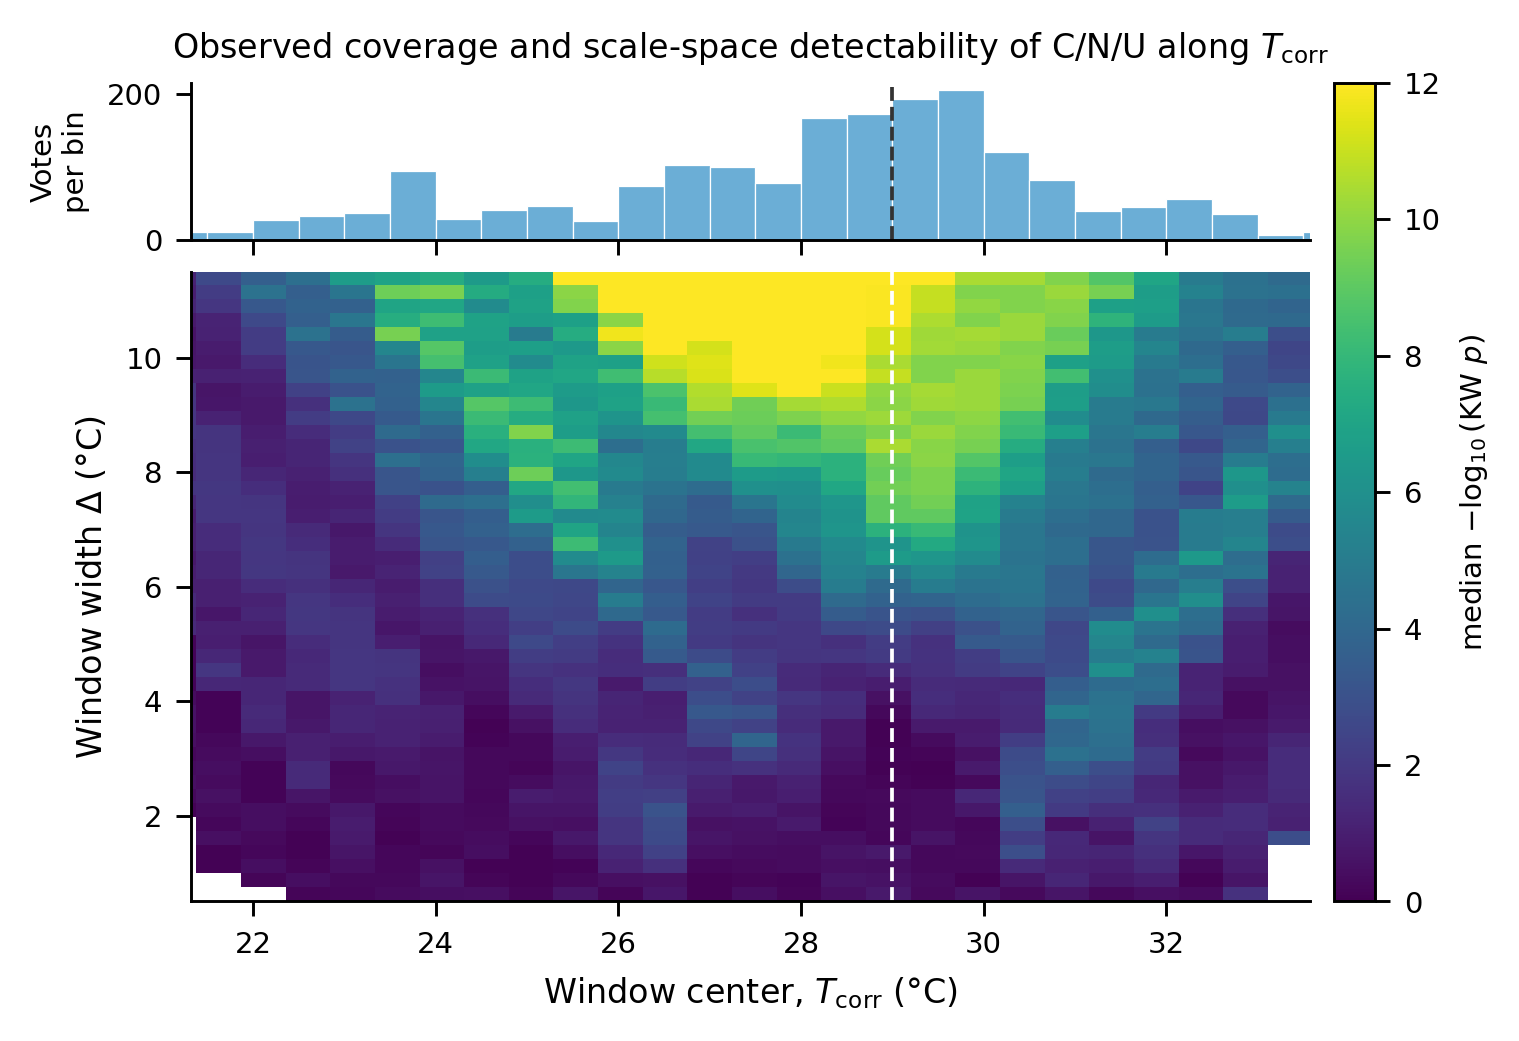

The Python source for this figure:
"""FA1 (appendix) - Scale-space map of comfort-class statistical detectability along T_corr.
Top: observed coverage (votes per bin). Bottom: median -log10(Kruskal-Wallis p) over the
(window width Delta, window center) plane for the 3-state comfort space (C/N/U), using
multi-offset tiling (25 offsets per Delta) to remove bin-edge artefacts.
Dashed line at 29 C. Caption must note the coverage confound. PNG 300dpi + PDF."""
import numpy as np
import pandas as pd
from scipy import stats
import matplotlib.pyplot as plt
from matplotlib import gridspec
from _common import load, set_style, save, CM

set_style()
df = load()

XCOL = "T_corr"
STATE = "state3"
order3 = ["comfortable", "neutral", "uncomfortable"]
MIN_N, MIN_CLASS_N, N_OFFSETS = 30, 3, 25
DELTA_MIN, DELTA_STEP, DELTA_MAX = 0.5, 0.25, 12.0
CENTER_BIN = DELTA_STEP * 2
CLIP_P = 1e-12

x = pd.to_numeric(df[XCOL], errors="coerce")
lab = df[STATE]
mask = x.notna() & lab.notna()
x = x[mask].values
lab = lab[mask].values
xmin, xmax = x.min(), x.max()
xr = xmax - xmin

deltas = np.arange(DELTA_MIN, min(0.95 * xr, DELTA_MAX) + 1e-6, DELTA_STEP)

rows = []
for D in deltas:
    for off in np.linspace(0, D, N_OFFSETS, endpoint=False):
        edges = np.arange(xmin - D + off, xmax + 2 * D, D)
        idx = np.digitize(x, edges)
        for b in np.unique(idx):
            m = idx == b
            n = int(m.sum())
            if n < MIN_N:
                continue
            sub_lab = lab[m]; sub_x = x[m]
            groups = [sub_x[sub_lab == c] for c in order3]
            groups = [g for g in groups if len(g) >= MIN_CLASS_N]
            if len(groups) < 2:
                continue
            center = 0.5 * (edges[b - 1] + edges[b]) if 0 < b < len(edges) else np.nan
            try:
                H, p = stats.kruskal(*groups)
            except ValueError:
                continue
            rows.append((D, center, -np.log10(max(p, CLIP_P))))

res = pd.DataFrame(rows, columns=["delta", "center", "mlp"])
res["center_bin"] = np.round(res["center"] / CENTER_BIN) * CENTER_BIN
pivot = res.pivot_table(index="delta", columns="center_bin", values="mlp", aggfunc="median")

# figure
fig = plt.figure(figsize=(13 * CM, 9 * CM))
gs = gridspec.GridSpec(2, 1, height_ratios=[1, 4], hspace=0.08,
                       figure=fig)

# top: coverage
ax0 = fig.add_subplot(gs[0])
bins = np.arange(np.floor(xmin), np.ceil(xmax) + 0.5, 0.5)
ax0.hist(x, bins=bins, color="#6baed6", edgecolor="white", linewidth=0.3)
ax0.axvline(29, ls="--", color="0.2", lw=0.9)
ax0.set_ylabel("Votes\nper bin", fontsize=7)
ax0.set_xlim(xmin, xmax)
ax0.tick_params(labelbottom=False)
ax0.set_title("Observed coverage and scale-space detectability of C/N/U along $T_{\\rm corr}$",
              fontsize=8)

# bottom: heatmap
ax1 = fig.add_subplot(gs[1])
cols = pivot.columns.values
rws = pivot.index.values
extent = [cols.min(), cols.max(), rws.min(), rws.max()]
im = ax1.imshow(pivot.values, aspect="auto", origin="lower", extent=extent,
                cmap="viridis", vmin=0, vmax=12, interpolation="nearest")
ax1.axvline(29, ls="--", color="white", lw=0.9)
ax1.set_xlabel(r"Window center, $T_{\rm corr}$ (°C)")
ax1.set_ylabel(r"Window width $\Delta$ (°C)")
ax1.set_xlim(xmin, xmax)

cbar = fig.colorbar(im, ax=[ax0, ax1], fraction=0.04, pad=0.02)
cbar.set_label(r"median $-\log_{10}(\mathrm{KW}\ p)$", fontsize=7)

save(fig, "FA1_scalespace_heatmap")
print("delta range:", deltas.min(), deltas.max(), "n cells:", len(res))
